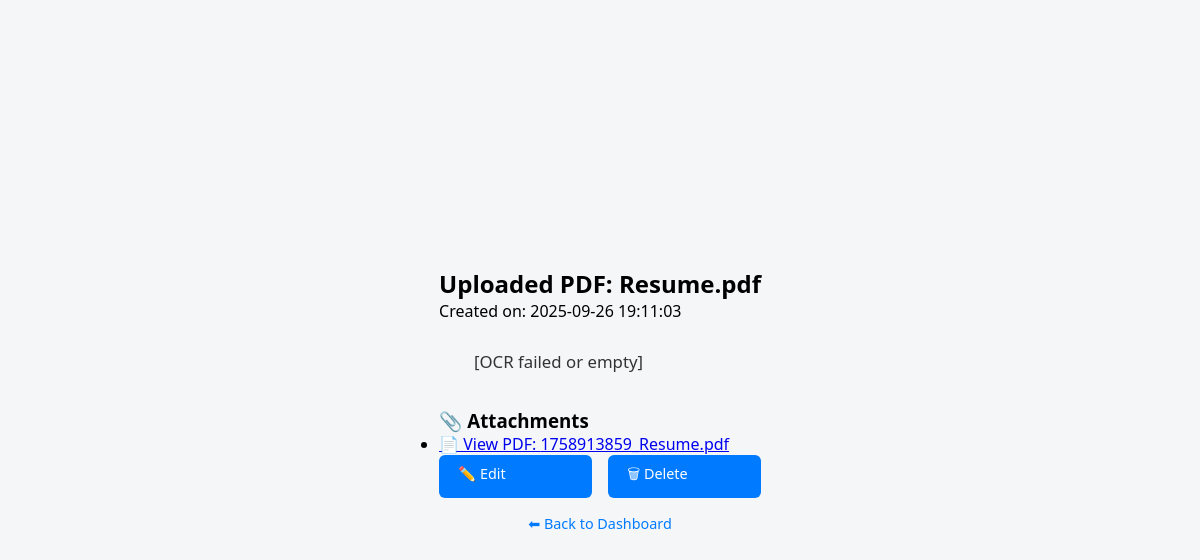
Page /view_note.php?id=4 (signed in) on the committed database.
### tables this page shows
CREATE TABLE `notes` (
  `id` int(11) NOT NULL,
  `user_id` int(11) NOT NULL,
  `title` varchar(255) NOT NULL,
  `content` longtext NOT NULL,
  `is_summary` tinyint(1) DEFAULT 0,
  `created_at` timestamp NOT NULL DEFAULT current_timestamp()
);

CREATE TABLE `files` (
  `id` int(11) NOT NULL,
  `user_id` int(11) NOT NULL,
  `note_id` int(11) DEFAULT NULL,
  `filename` varchar(255) NOT NULL,
  `mime` varchar(100) DEFAULT NULL,
  `size_bytes` bigint(20) DEFAULT NULL,
  `status` enum('uploaded','processing','done','failed') DEFAULT 'uploaded',
  `created_at` timestamp NOT NULL DEFAULT current_timestamp()
);

### view_note.php (the view, shortened to what this page needs)
<?php
require_once "config.php";
$note_id = (int) $_GET['id'];
$user_id = $_SESSION['user_id'];
$stmt = $pdo->prepare("SELECT * FROM notes WHERE id = :id AND user_id = :user_id LIMIT 1");
$stmt->execute([":id" => $note_id, ":user_id" => $user_id]);
$note = $stmt->fetch(PDO::FETCH_ASSOC);
$stmt = $pdo->prepare("SELECT * FROM files WHERE note_id = :note_id AND user_id = :user_id");
$stmt->execute([":note_id" => $note_id, ":user_id" => $user_id]);
$files = $stmt->fetchAll(PDO::FETCH_ASSOC);
?>
<!DOCTYPE html>
<html lang="en">
<head>
  <link rel="stylesheet" href="style.css">
</head>
<body>
<div class="note-container">
    <h2><?= htmlspecialchars($note['title']) ?></h2>
    <p class="note-date">Created on: <?= htmlspecialchars($note['created_at']) ?></p>
    <div class="note-content">
        <?= nl2br(htmlspecialchars($note['content'])) ?>
    </div>
    <?php if ($files): ?>
        <div class="attachments">
            <h3>📎 Attachments</h3>
            <ul>
                <?php foreach ($files as $file): ?>
                    <li>
                        <?php if (strpos($file['mime'], 'image') !== false): ?>
                            <img src="uploads/<?= htmlspecialchars($file['filename']) ?>"
                                 alt="Image Attachment"
                                 class="note-image">
                        <?php elseif ($file['mime'] === 'application/pdf'): ?>
                            <a href="uploads/<?= htmlspecialchars($file['filename']) ?>" target="_blank">
                                📄 View PDF: <?= htmlspecialchars($file['filename']) ?>
                            </a>
                        <?php else: ?>
                            <a href="uploads/<?= htmlspecialchars($file['filename']) ?>" target="_blank">
                                📂 <?= htmlspecialchars($file['filename']) ?>
                            </a>
                        <?php endif; ?>
                    </li>
                <?php endforeach; ?>
            </ul>
        </div>
    <?php endif; ?>
    <div class="note-actions">
        <a href="edit_note.php?id=<?= $note['id'] ?>" class="btn">✏️ Edit</a>
        <a href="delete_note.php?id=<?= $note['id'] ?>"
        class="btn btn-danger"
        onclick="return confirm('Are you sure you want to delete this note?');">🗑 Delete</a>
    </div>
    <p class="switch-link"><a href="index.php">⬅ Back to Dashboard</a></p>
</div>
</body>
</html>

### style.css (style rules this page uses)
* { margin: 0; padding: 0; box-sizing: border-box; font-family: "Segoe UI", Tahoma, Geneva, Verdana, sans-serif; }
body { background: #f4f6f8; display: flex; justify-content: center; align-items: center; height: 100vh; }
.btn { display: block; width: 100%; padding: 0.8rem; background: #007bff; color: #fff; border: none; border-radius: 8px; font-size: 1rem; cursor: pointer; transition: background 0.2s; }
.switch-link { text-align: center; margin-top: 1rem; font-size: 0.9rem; }
.switch-link a { color: #007bff; text-decoration: none; }
.note-content { font-size: 1.05rem; line-height: 1.6; color: #333; white-space: pre-wrap; margin-bottom: 2rem; }
.note-actions { display: flex; gap: 1rem; }
.note-actions .btn { padding: 0.6rem 1.2rem; border-radius: 6px; text-decoration: none; font-size: 0.9rem; }

### rows in the picture
notes: title "Uploaded PDF: Resume.pdf", created_at "2025-09-26 19:11:03", content "[OCR failed or empty]"
files: filename "1758913859_Resume.pdf"
